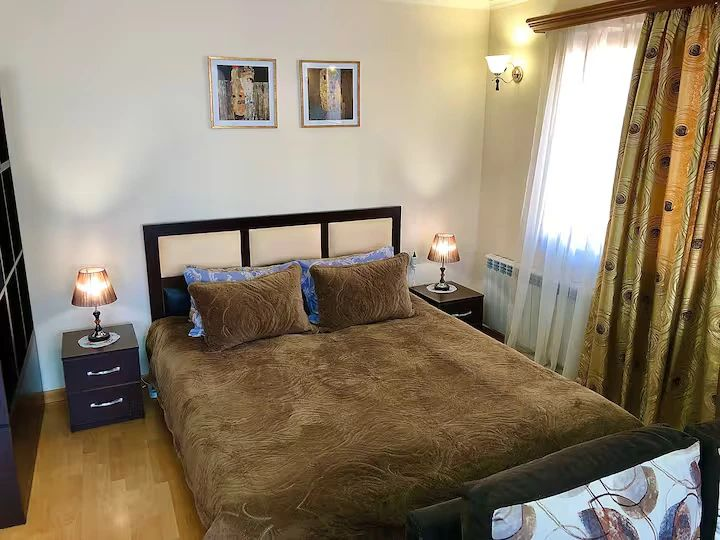
#> input picture airbnb-3d-tour/photos/p03.jpg, 720 x 540 px, given in place of pano03.jpg, which was not available
$ python align.py ../../airbnb-3d-tour/photos/p03.jpg
#> lines starting #> are read from the running program, lines starting #| are printed output that depends on the picture
"""Turn panoramas whose content the image model placed off the plan's heading, so the rings and minimap line up.

  python3 tools/align.py PANO_DIR      (run once, after privacy.py)

Degrees measured by overlaying each layout guide on its panorama: the window of points 3 and 4 came out about
73 and 25 degrees to the left of where the plan puts it.
"""
import os
import sys

import cv2
import numpy as np

ROLL_DEG = {3: 73, 4: 25}

if __name__ == "__main__":
    for n, deg in ROLL_DEG.items():
        p = os.path.join(sys.argv[1], f"pano{n:02d}.jpg")
        img = cv2.imread(p)
#> img is the input picture: shape (540, 720, 3); mean B, G, R 109.6, 129.8, 143.2
        img = np.roll(img, int(round(deg / 360 * img.shape[1])), axis=1)
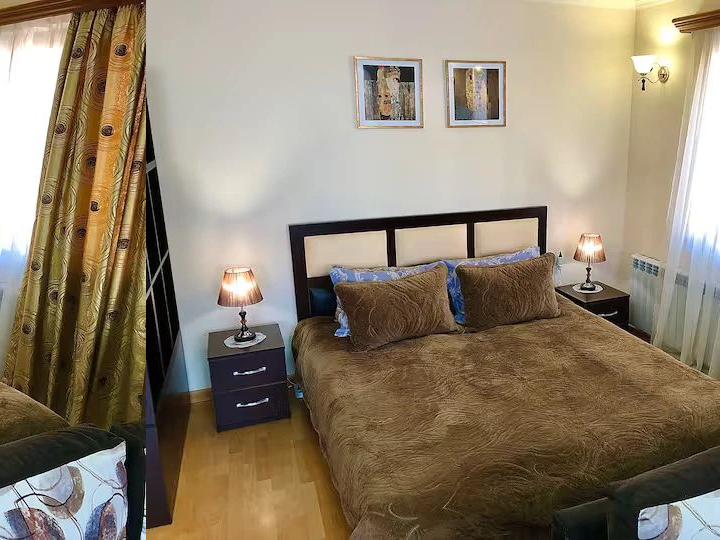
#> img: shape (540, 720, 3); mean B, G, R 109.6, 129.8, 143.2
        cv2.imwrite(p, img, [cv2.IMWRITE_JPEG_QUALITY, 88])
        print("turned", p, deg)
#> pass 2 of the loop `for n, deg in ROLL_DEG.items():`:
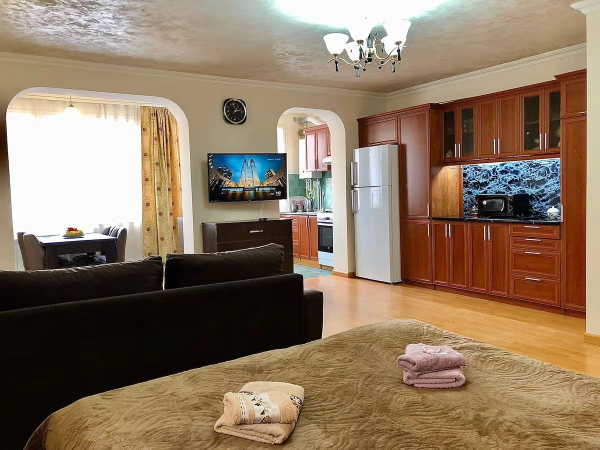
#> input picture airbnb-3d-tour/photos/p04.jpg, 1200 x 900 px, given in place of pano04.jpg, which was not available (shown at 1/2 size)
#> img is the input picture: shape (900, 1200, 3); mean B, G, R 97.8, 119.7, 140.7
#> `img = np.roll(img, int(round(deg / 360 * img.shape[1])), axis=1)`:
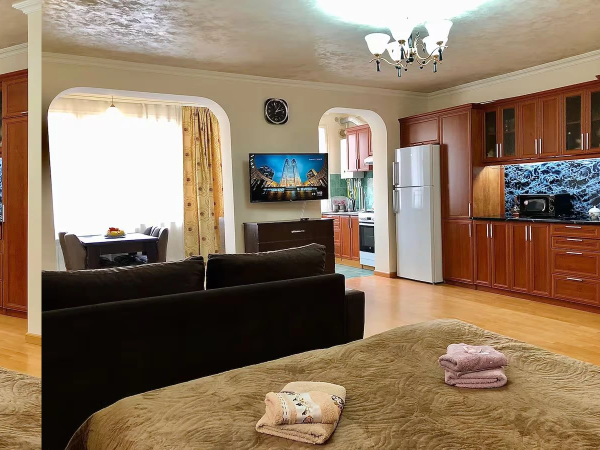
#> img: shape (900, 1200, 3) (shown at 1/2 size); mean B, G, R 97.8, 119.7, 140.7
